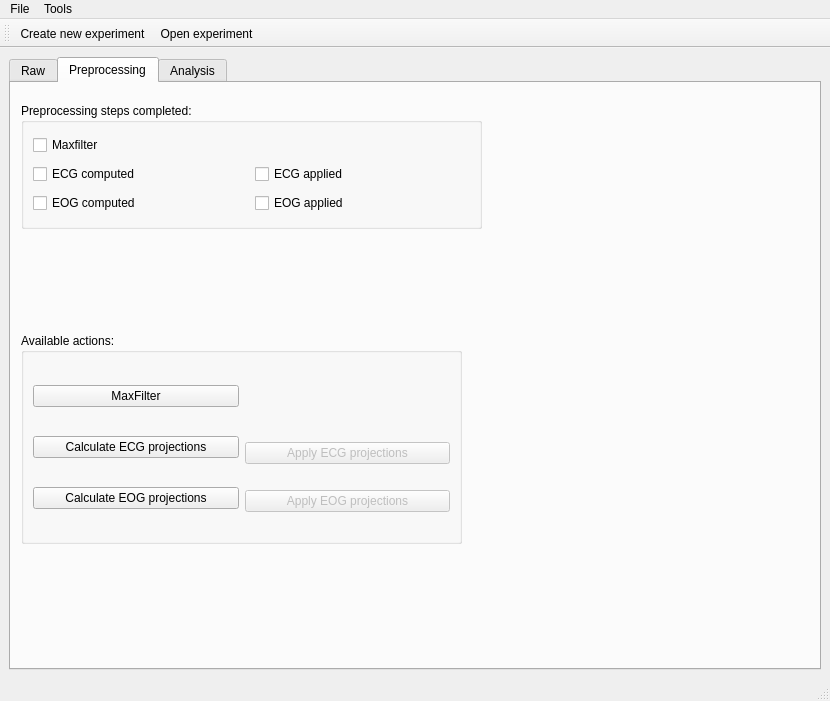
<?xml version="1.0" encoding="UTF-8"?>
<ui version="4.0">
 <class>MainWindow</class>
 <widget class="QMainWindow" name="MainWindow">
  <property name="geometry">
   <rect>
    <x>0</x>
    <y>0</y>
    <width>830</width>
    <height>701</height>
   </rect>
  </property>
  <property name="sizePolicy">
   <sizepolicy hsizetype="Expanding" vsizetype="Expanding">
    <horstretch>0</horstretch>
    <verstretch>0</verstretch>
   </sizepolicy>
  </property>
  <property name="minimumSize">
   <size>
    <width>0</width>
    <height>0</height>
   </size>
  </property>
  <property name="windowTitle">
   <string>MainWindow</string>
  </property>
  <widget class="QWidget" name="centralwidget">
   <layout class="QGridLayout" name="gridLayout_2">
    <item row="0" column="0">
     <layout class="QVBoxLayout" name="verticalLayout_3">
      <item>
       <widget class="QTabWidget" name="tabWidget">
        <property name="enabled">
         <bool>true</bool>
        </property>
        <property name="currentIndex">
         <number>1</number>
        </property>
        <widget class="QWidget" name="tabRaw">
         <attribute name="title">
          <string>Raw</string>
         </attribute>
         <layout class="QGridLayout" name="gridLayout">
          <item row="0" column="0">
           <layout class="QVBoxLayout" name="verticalLayout_4">
            <item>
             <layout class="QHBoxLayout" name="horizontalLayout_3">
              <item>
               <widget class="QGroupBox" name="metaBox">
                <property name="title">
                 <string>Background</string>
                </property>
                <widget class="QWidget" name="formLayoutWidget_2">
                 <property name="geometry">
                  <rect>
                   <x>30</x>
                   <y>30</y>
                   <width>291</width>
                   <height>81</height>
                  </rect>
                 </property>
                 <layout class="QFormLayout" name="formLayout_2">
                  <item row="0" column="0">
                   <widget class="QLabel" name="labelExperiment">
                    <property name="text">
                     <string>Experiment:</string>
                    </property>
                   </widget>
                  </item>
                  <item row="0" column="1">
                   <widget class="QLabel" name="labelExperimentName">
                    <property name="text">
                     <string>TextLabel</string>
                    </property>
                   </widget>
                  </item>
                  <item row="1" column="0">
                   <widget class="QLabel" name="labelDate">
                    <property name="text">
                     <string>Date:</string>
                    </property>
                   </widget>
                  </item>
                  <item row="1" column="1">
                   <widget class="QLabel" name="labelDateValue">
                    <property name="sizePolicy">
                     <sizepolicy hsizetype="Expanding" vsizetype="Preferred">
                      <horstretch>0</horstretch>
                      <verstretch>0</verstretch>
                     </sizepolicy>
                    </property>
                    <property name="text">
                     <string>DateValue</string>
                    </property>
                   </widget>
                  </item>
                  <item row="2" column="0">
                   <widget class="QLabel" name="labelSubject">
                    <property name="text">
                     <string>Subject:</string>
                    </property>
                   </widget>
                  </item>
                  <item row="2" column="1">
                   <widget class="QLabel" name="labelSubjectValue">
                    <property name="sizePolicy">
                     <sizepolicy hsizetype="Expanding" vsizetype="Preferred">
                      <horstretch>0</horstretch>
                      <verstretch>0</verstretch>
                     </sizepolicy>
                    </property>
                    <property name="text">
                     <string>TextLabel</string>
                    </property>
                   </widget>
                  </item>
                 </layout>
                </widget>
               </widget>
              </item>
              <item>
               <widget class="QGroupBox" name="channelsBox">
                <property name="title">
                 <string>Channels</string>
                </property>
                <widget class="QWidget" name="layoutWidget_7">
                 <property name="geometry">
                  <rect>
                   <x>30</x>
                   <y>30</y>
                   <width>251</width>
                   <height>112</height>
                  </rect>
                 </property>
                 <layout class="QVBoxLayout" name="verticalLayout_8">
                  <item>
                   <layout class="QHBoxLayout" name="horizontalLayout_6">
                    <item>
                     <widget class="QLabel" name="labelEEG">
                      <property name="text">
                       <string>EEG channels:</string>
                      </property>
                     </widget>
                    </item>
                    <item>
                     <widget class="QLabel" name="labelEEGValue">
                      <property name="sizePolicy">
                       <sizepolicy hsizetype="Expanding" vsizetype="Preferred">
                        <horstretch>0</horstretch>
                        <verstretch>0</verstretch>
                       </sizepolicy>
                      </property>
                      <property name="text">
                       <string>EEG value</string>
                      </property>
                     </widget>
                    </item>
                   </layout>
                  </item>
                  <item>
                   <layout class="QHBoxLayout" name="horizontalLayout_7">
                    <item>
                     <widget class="QLabel" name="labelGradMEG">
                      <property name="text">
                       <string>Gradiometers:</string>
                      </property>
                     </widget>
                    </item>
                    <item>
                     <widget class="QLabel" name="labelGradMEGValue">
                      <property name="sizePolicy">
                       <sizepolicy hsizetype="Expanding" vsizetype="Preferred">
                        <horstretch>0</horstretch>
                        <verstretch>0</verstretch>
                       </sizepolicy>
                      </property>
                      <property name="text">
                       <string>Grad. MEG value</string>
                      </property>
                     </widget>
                    </item>
                   </layout>
                  </item>
                  <item>
                   <layout class="QHBoxLayout" name="horizontalLayout_8">
                    <item>
                     <widget class="QLabel" name="labelMagMEG">
                      <property name="text">
                       <string>Magnetometers:</string>
                      </property>
                     </widget>
                    </item>
                    <item>
                     <widget class="QLabel" name="labelMagMEGValue">
                      <property name="sizePolicy">
                       <sizepolicy hsizetype="Expanding" vsizetype="Preferred">
                        <horstretch>0</horstretch>
                        <verstretch>0</verstretch>
                       </sizepolicy>
                      </property>
                      <property name="text">
                       <string>Mag. MEG value</string>
                      </property>
                     </widget>
                    </item>
                   </layout>
                  </item>
                  <item>
                   <layout class="QHBoxLayout" name="horizontalLayout_9">
                    <item>
                     <widget class="QLabel" name="labelSamples">
                      <property name="text">
                       <string>Sampling frequency:</string>
                      </property>
                     </widget>
                    </item>
                    <item>
                     <widget class="QLabel" name="labelSamplesValue">
                      <property name="sizePolicy">
                       <sizepolicy hsizetype="Expanding" vsizetype="Preferred">
                        <horstretch>0</horstretch>
                        <verstretch>0</verstretch>
                       </sizepolicy>
                      </property>
                      <property name="text">
                       <string>SamplesValue</string>
                      </property>
                     </widget>
                    </item>
                   </layout>
                  </item>
                 </layout>
                </widget>
               </widget>
              </item>
              <item>
               <widget class="QGroupBox" name="filtersBox">
                <property name="title">
                 <string>Filters</string>
                </property>
                <widget class="QWidget" name="layoutWidget_6">
                 <property name="geometry">
                  <rect>
                   <x>24</x>
                   <y>32</y>
                   <width>221</width>
                   <height>65</height>
                  </rect>
                 </property>
                 <layout class="QVBoxLayout" name="verticalLayout_7">
                  <item>
                   <layout class="QHBoxLayout" name="horizontalLayout_4">
                    <item>
                     <widget class="QLabel" name="labelLow">
                      <property name="lineWidth">
                       <number>1</number>
                      </property>
                      <property name="text">
                       <string>Low-pass:</string>
                      </property>
                      <property name="scaledContents">
                       <bool>true</bool>
                      </property>
                     </widget>
                    </item>
                    <item>
                     <widget class="QLabel" name="labelLowValue">
                      <property name="sizePolicy">
                       <sizepolicy hsizetype="Expanding" vsizetype="Preferred">
                        <horstretch>0</horstretch>
                        <verstretch>0</verstretch>
                       </sizepolicy>
                      </property>
                      <property name="text">
                       <string>Low-pass value</string>
                      </property>
                     </widget>
                    </item>
                   </layout>
                  </item>
                  <item>
                   <layout class="QHBoxLayout" name="horizontalLayout_5">
                    <item>
                     <widget class="QLabel" name="labelHigh">
                      <property name="text">
                       <string>High-pass:</string>
                      </property>
                     </widget>
                    </item>
                    <item>
                     <widget class="QLabel" name="labelHighValue">
                      <property name="sizePolicy">
                       <sizepolicy hsizetype="Expanding" vsizetype="Preferred">
                        <horstretch>0</horstretch>
                        <verstretch>0</verstretch>
                       </sizepolicy>
                      </property>
                      <property name="text">
                       <string>High-pass value</string>
                      </property>
                     </widget>
                    </item>
                   </layout>
                  </item>
                 </layout>
                </widget>
               </widget>
              </item>
             </layout>
            </item>
            <item>
             <widget class="QGroupBox" name="triggersBox">
              <property name="title">
               <string>Triggers</string>
              </property>
              <widget class="QListWidget" name="listWidget">
               <property name="geometry">
                <rect>
                 <x>10</x>
                 <y>30</y>
                 <width>241</width>
                 <height>141</height>
                </rect>
               </property>
              </widget>
             </widget>
            </item>
            <item>
             <layout class="QHBoxLayout" name="horizontalLayout_11">
              <item>
               <layout class="QVBoxLayout" name="verticalLayout">
                <item>
                 <widget class="QPushButton" name="pushButtonMNE_Browse_Raw">
                  <property name="text">
                   <string>View with MNE_Browse_Raw</string>
                  </property>
                 </widget>
                </item>
               </layout>
              </item>
              <item>
               <spacer name="horizontalSpacer">
                <property name="orientation">
                 <enum>Qt::Horizontal</enum>
                </property>
                <property name="sizeHint" stdset="0">
                 <size>
                  <width>40</width>
                  <height>20</height>
                 </size>
                </property>
               </spacer>
              </item>
              <item>
               <spacer name="horizontalSpacer_4">
                <property name="orientation">
                 <enum>Qt::Horizontal</enum>
                </property>
                <property name="sizeHint" stdset="0">
                 <size>
                  <width>40</width>
                  <height>20</height>
                 </size>
                </property>
               </spacer>
              </item>
              <item>
               <spacer name="horizontalSpacer_3">
                <property name="orientation">
                 <enum>Qt::Horizontal</enum>
                </property>
                <property name="sizeHint" stdset="0">
                 <size>
                  <width>40</width>
                  <height>20</height>
                 </size>
                </property>
               </spacer>
              </item>
              <item>
               <spacer name="horizontalSpacer_2">
                <property name="orientation">
                 <enum>Qt::Horizontal</enum>
                </property>
                <property name="sizeHint" stdset="0">
                 <size>
                  <width>40</width>
                  <height>20</height>
                 </size>
                </property>
               </spacer>
              </item>
             </layout>
            </item>
           </layout>
          </item>
         </layout>
        </widget>
        <widget class="QWidget" name="tabPreprocessing">
         <attribute name="title">
          <string>Preprocessing</string>
         </attribute>
         <widget class="QGroupBox" name="groupBoxPreprocessingCheckBoxes">
          <property name="geometry">
           <rect>
            <x>10</x>
            <y>20</y>
            <width>461</width>
            <height>126</height>
           </rect>
          </property>
          <property name="sizePolicy">
           <sizepolicy hsizetype="MinimumExpanding" vsizetype="Preferred">
            <horstretch>0</horstretch>
            <verstretch>0</verstretch>
           </sizepolicy>
          </property>
          <property name="minimumSize">
           <size>
            <width>60</width>
            <height>0</height>
           </size>
          </property>
          <property name="title">
           <string>Preprocessing steps completed:</string>
          </property>
          <layout class="QVBoxLayout" name="verticalLayout_9">
           <item>
            <widget class="QCheckBox" name="checkBoxMaxFilter">
             <property name="text">
              <string>Maxfilter</string>
             </property>
             <property name="checkable">
              <bool>true</bool>
             </property>
            </widget>
           </item>
           <item>
            <layout class="QHBoxLayout" name="horizontalLayout_2">
             <item>
              <widget class="QCheckBox" name="checkBoxECG">
               <property name="text">
                <string>ECG computed</string>
               </property>
               <property name="checkable">
                <bool>true</bool>
               </property>
              </widget>
             </item>
             <item>
              <widget class="QCheckBox" name="checkBoxECGApplied">
               <property name="text">
                <string>ECG applied</string>
               </property>
              </widget>
             </item>
            </layout>
           </item>
           <item>
            <layout class="QHBoxLayout" name="horizontalLayout_10">
             <item>
              <widget class="QCheckBox" name="checkBoxEOG">
               <property name="text">
                <string>EOG computed</string>
               </property>
               <property name="checkable">
                <bool>true</bool>
               </property>
              </widget>
             </item>
             <item>
              <widget class="QCheckBox" name="checkBoxEOGApplied">
               <property name="text">
                <string>EOG applied</string>
               </property>
              </widget>
             </item>
            </layout>
           </item>
          </layout>
         </widget>
         <widget class="QGroupBox" name="groupBoxAvailablePreprocessingSteps">
          <property name="geometry">
           <rect>
            <x>10</x>
            <y>250</y>
            <width>441</width>
            <height>211</height>
           </rect>
          </property>
          <property name="title">
           <string>Available actions:</string>
          </property>
          <layout class="QGridLayout" name="gridLayout_3">
           <item row="0" column="1">
            <layout class="QHBoxLayout" name="horizontalLayout">
             <item>
              <layout class="QVBoxLayout" name="verticalLayout_5">
               <item>
                <widget class="QPushButton" name="pushButtonMaxFilter">
                 <property name="text">
                  <string>MaxFilter</string>
                 </property>
                </widget>
               </item>
               <item>
                <widget class="QPushButton" name="pushButtonECG">
                 <property name="text">
                  <string>Calculate ECG projections</string>
                 </property>
                </widget>
               </item>
               <item>
                <widget class="QPushButton" name="pushButtonEOG">
                 <property name="text">
                  <string>Calculate EOG projections</string>
                 </property>
                </widget>
               </item>
              </layout>
             </item>
             <item>
              <layout class="QVBoxLayout" name="verticalLayout_2">
               <item>
                <spacer name="verticalSpacer_6">
                 <property name="orientation">
                  <enum>Qt::Vertical</enum>
                 </property>
                 <property name="sizeHint" stdset="0">
                  <size>
                   <width>20</width>
                   <height>40</height>
                  </size>
                 </property>
                </spacer>
               </item>
               <item>
                <spacer name="verticalSpacer_5">
                 <property name="orientation">
                  <enum>Qt::Vertical</enum>
                 </property>
                 <property name="sizeHint" stdset="0">
                  <size>
                   <width>20</width>
                   <height>40</height>
                  </size>
                 </property>
                </spacer>
               </item>
               <item>
                <spacer name="verticalSpacer_4">
                 <property name="orientation">
                  <enum>Qt::Vertical</enum>
                 </property>
                 <property name="sizeHint" stdset="0">
                  <size>
                   <width>20</width>
                   <height>40</height>
                  </size>
                 </property>
                </spacer>
               </item>
               <item>
                <spacer name="verticalSpacer">
                 <property name="orientation">
                  <enum>Qt::Vertical</enum>
                 </property>
                 <property name="sizeHint" stdset="0">
                  <size>
                   <width>20</width>
                   <height>40</height>
                  </size>
                 </property>
                </spacer>
               </item>
               <item>
                <widget class="QPushButton" name="pushButtonApplyECG">
                 <property name="enabled">
                  <bool>false</bool>
                 </property>
                 <property name="text">
                  <string>Apply ECG projections</string>
                 </property>
                </widget>
               </item>
               <item>
                <spacer name="verticalSpacer_2">
                 <property name="orientation">
                  <enum>Qt::Vertical</enum>
                 </property>
                 <property name="sizeHint" stdset="0">
                  <size>
                   <width>20</width>
                   <height>40</height>
                  </size>
                 </property>
                </spacer>
               </item>
               <item>
                <widget class="QPushButton" name="pushButtonApplyEOG">
                 <property name="enabled">
                  <bool>false</bool>
                 </property>
                 <property name="text">
                  <string>Apply EOG projections</string>
                 </property>
                </widget>
               </item>
               <item>
                <spacer name="verticalSpacer_3">
                 <property name="orientation">
                  <enum>Qt::Vertical</enum>
                 </property>
                 <property name="sizeHint" stdset="0">
                  <size>
                   <width>20</width>
                   <height>40</height>
                  </size>
                 </property>
                </spacer>
               </item>
              </layout>
             </item>
            </layout>
           </item>
          </layout>
         </widget>
        </widget>
        <widget class="QWidget" name="tabAnalysis">
         <attribute name="title">
          <string>Analysis</string>
         </attribute>
         <widget class="QGroupBox" name="groupBoxPreprocessingCheckBoxes_2">
          <property name="geometry">
           <rect>
            <x>20</x>
            <y>30</y>
            <width>241</width>
            <height>126</height>
           </rect>
          </property>
          <property name="sizePolicy">
           <sizepolicy hsizetype="MinimumExpanding" vsizetype="Preferred">
            <horstretch>0</horstretch>
            <verstretch>0</verstretch>
           </sizepolicy>
          </property>
          <property name="minimumSize">
           <size>
            <width>60</width>
            <height>0</height>
           </size>
          </property>
          <property name="title">
           <string>Steps completed:</string>
          </property>
          <layout class="QVBoxLayout" name="verticalLayout_10">
           <item>
            <widget class="QCheckBox" name="checkBox">
             <property name="text">
              <string>Eventlist</string>
             </property>
            </widget>
           </item>
           <item>
            <widget class="QCheckBox" name="checkBoxEpochs">
             <property name="text">
              <string>Epochs</string>
             </property>
             <property name="checkable">
              <bool>true</bool>
             </property>
            </widget>
           </item>
           <item>
            <widget class="QCheckBox" name="checkBoxEOG_2">
             <property name="text">
              <string>Average</string>
             </property>
             <property name="checkable">
              <bool>true</bool>
             </property>
            </widget>
           </item>
          </layout>
         </widget>
         <widget class="QGroupBox" name="groupBoxAvailablePreprocessingSteps_2">
          <property name="geometry">
           <rect>
            <x>20</x>
            <y>260</y>
            <width>218</width>
            <height>143</height>
           </rect>
          </property>
          <property name="title">
           <string>Available actions:</string>
          </property>
          <layout class="QGridLayout" name="gridLayout_4">
           <item row="0" column="0">
            <layout class="QVBoxLayout" name="verticalLayout_11">
             <item>
              <widget class="QPushButton" name="pushButtonEventlist">
               <property name="text">
                <string>Eventlist</string>
               </property>
              </widget>
             </item>
             <item>
              <widget class="QPushButton" name="pushButtonEpochs">
               <property name="text">
                <string>Epochs</string>
               </property>
              </widget>
             </item>
             <item>
              <widget class="QPushButton" name="pushButtonAverage">
               <property name="text">
                <string>Average</string>
               </property>
              </widget>
             </item>
            </layout>
           </item>
          </layout>
         </widget>
         <widget class="QGroupBox" name="groupBox">
          <property name="geometry">
           <rect>
            <x>430</x>
            <y>30</y>
            <width>381</width>
            <height>231</height>
           </rect>
          </property>
          <property name="title">
           <string>Events:</string>
          </property>
          <widget class="QListWidget" name="listWidgetEvents">
           <property name="geometry">
            <rect>
             <x>10</x>
             <y>20</y>
             <width>331</width>
             <height>191</height>
            </rect>
           </property>
          </widget>
         </widget>
         <widget class="QPushButton" name="pushButtonTFR">
          <property name="geometry">
           <rect>
            <x>700</x>
            <y>280</y>
            <width>75</width>
            <height>23</height>
           </rect>
          </property>
          <property name="text">
           <string>TFR</string>
          </property>
         </widget>
        </widget>
       </widget>
      </item>
     </layout>
    </item>
   </layout>
  </widget>
  <widget class="QMenuBar" name="menubar">
   <property name="geometry">
    <rect>
     <x>0</x>
     <y>0</y>
     <width>830</width>
     <height>21</height>
    </rect>
   </property>
   <property name="defaultUp">
    <bool>false</bool>
   </property>
   <widget class="QMenu" name="menuFile">
    <property name="title">
     <string>File</string>
    </property>
    <addaction name="actionCreate_experiment"/>
    <addaction name="actionOpen_experiment"/>
   </widget>
   <widget class="QMenu" name="menuTools">
    <property name="title">
     <string>Tools</string>
    </property>
    <addaction name="actionPreferences"/>
   </widget>
   <addaction name="menuFile"/>
   <addaction name="menuTools"/>
  </widget>
  <widget class="QStatusBar" name="statusbar"/>
  <widget class="QToolBar" name="toolBar">
   <property name="windowTitle">
    <string>toolBar</string>
   </property>
   <attribute name="toolBarArea">
    <enum>TopToolBarArea</enum>
   </attribute>
   <attribute name="toolBarBreak">
    <bool>false</bool>
   </attribute>
   <addaction name="actionCreate_experiment"/>
   <addaction name="actionOpen_experiment"/>
  </widget>
  <action name="actionCreate_experiment">
   <property name="text">
    <string>Create new experiment...</string>
   </property>
  </action>
  <action name="actionOpen_experiment">
   <property name="text">
    <string>Open experiment...</string>
   </property>
  </action>
  <action name="actionPreferences">
   <property name="text">
    <string>Preferences</string>
   </property>
  </action>
 </widget>
 <resources/>
 <connections/>
</ui>
